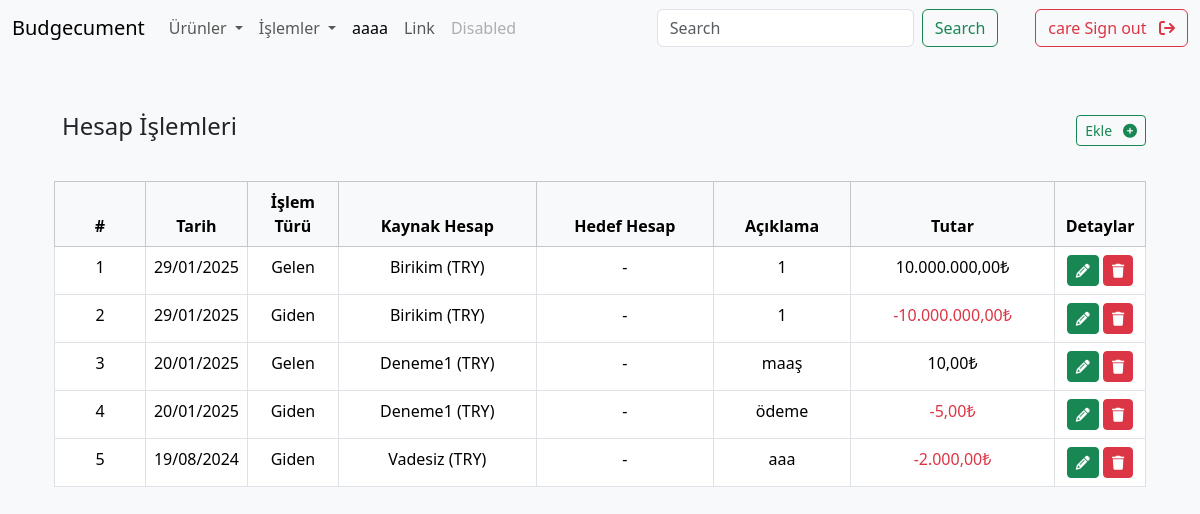
The page /bank_accounts/transactions/ (signed in) on the database as committed earlier.
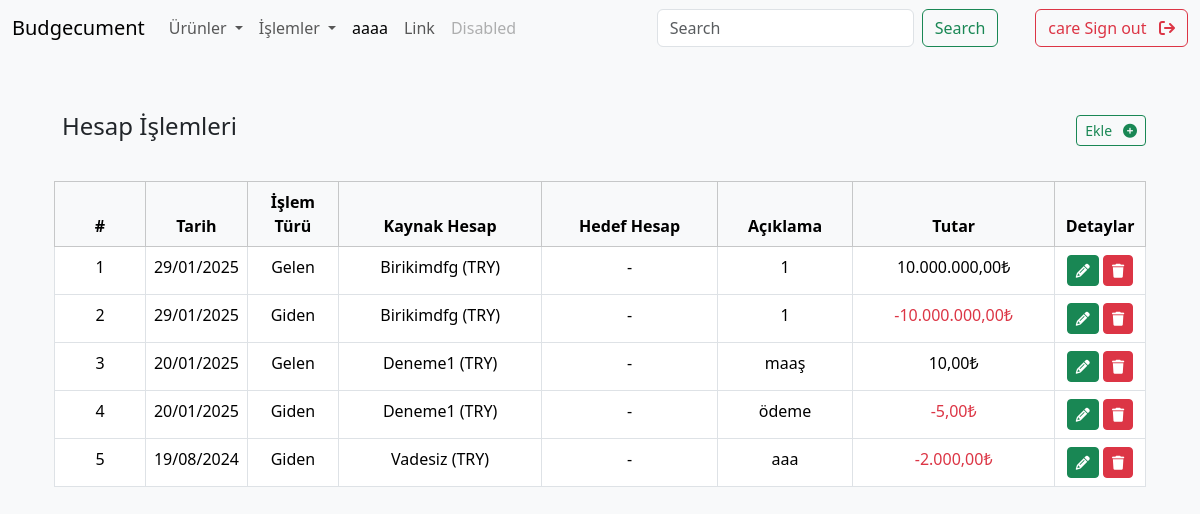
The same page on the database as committed later.
### apps/bank_accounts/models.py (models this page shows, shortened)
class Transaction(models.Model):
    TRANSACTION_TYPES = [
        ('deposit', 'Gelen'),
        ('withdraw', 'Giden'),
        ('transfer', 'Transfer'),
    ]
    uid = models.UUIDField(default=uuid.uuid4, editable=False, unique=True)
    source_account = models.ForeignKey(
        BankAccount,
        related_name='transactions',
        on_delete=models.CASCADE,
        null=True,
        blank=True
    )
    destination_account = models.ForeignKey(
        BankAccount,
        related_name='received_transactions',
        on_delete=models.CASCADE,
        null=True,
        blank=True
    )
    transaction_type = models.CharField(max_length=10, choices=TRANSACTION_TYPES)
    description = models.CharField(max_length=200)
    date = models.DateTimeField(default=timezone.now)
    amount = models.DecimalField(max_digits=10, decimal_places=2)
    amount_after_transaction = models.DecimalField(max_digits=10, decimal_places=2, null=True)
    class Meta:
        verbose_name = "İşlem"
        verbose_name_plural = "İşlemler"

class BankAccount(models.Model):
    uid = models.UUIDField(default=uuid.uuid4, editable=False, unique=True)
    name = models.CharField(max_length=100)
    bank = models.ForeignKey(BankName, on_delete=models.CASCADE)
    account_holder = models.ForeignKey(AccountHolder, on_delete=models.CASCADE)
    currency = models.ForeignKey(Currency, on_delete=models.CASCADE)
    current_balance = models.DecimalField(max_digits=10, decimal_places=2, default=0.00)
    is_active = models.BooleanField(default=True)
    def __str__(self):
        return f"{self.name} ({self.currency.code})"
    class Meta:
        verbose_name = "Banka Hesabı"
        verbose_name_plural = "Banka Hesapları"

### apps/common/models.py (models this page shows, shortened)
class Currency(models.Model):
    code = models.CharField(max_length=3, unique=True)  # ISO 4217 code
    name = models.CharField(max_length=50)
    symbol = models.CharField(max_length=10)
    class Meta:
        verbose_name = "Para Birimi"
        verbose_name_plural = "Para Birimleri"

### apps/bank_accounts/views.py (the view)
# urls.py: path('transactions/', views.TransactionListView.as_view(), name='transaction_list'),
class TransactionListView(LoginRequiredMixin, ListView):
    model = Transaction
    template_name = 'transactions/transaction_list.html'
    context_object_name = 'transactions'
    paginate_by = 20
    def get_queryset(self):
        account_holder = getattr(self.request.user, 'accountholder', None)
        return Transaction.objects.filter(
            Q(source_account__account_holder=account_holder) |
            Q(destination_account__account_holder=account_holder)
        ).select_related(
            'source_account',
            'destination_account',
            'source_account__currency',
            'destination_account__currency'
        ).order_by('-date')

### templates/transactions/transaction_list.html (shortened to what this page needs)
{% extends "base.html" %}
{% load crispy_forms_tags %}
{% block content %}
<div class="container">
    <div class="d-flex justify-content-between align-items-center">
    <h4 class="p-2">Hesap İşlemleri</h4>
    <a href="{% url 'transaction_create' %}" class="btn btn-outline-success btn-sm">Ekle &nbsp;
    <i class="fa fa-plus-circle" aria-hidden="true"></i></a>
  </div>
    <br>
  <table class="table table-hover table-bordered">
      <thead class="table-light text-center">
          <tr>
              <th scope="col" class="col-sm-1" >#</th>
              <th scope="col" class="col-sm-1">Tarih</th>
              <th scope="col" class="col-sm-1" >İşlem Türü</th>
              <th scope="col">Kaynak Hesap</th>
              <th scope="col">Hedef Hesap</th>
              <th scope="col">Açıklama</th>
              <th scope="col">Tutar</th>
              <th scope="col" class="col-sm-1">Detaylar</th>
          </tr>
      </thead>
      <tbody>
      {% if transactions %}
          {% for transaction in transactions %}
          <tr class="text-center">
              <td>{{ forloop.counter }}</td>
              <td>{{ transaction.date |date:"d/m/Y" }}</td>
              <td>{{ transaction.get_transaction_type_display }}</td>
              <td>{{ transaction.source_account }}</td>
              <td>{{ transaction.destination_account|default:"-" }}</td>
              <td>{{ transaction.description }}</td>
              <td class="{% if transaction.get_transaction_type_display == 'Giden' %}text-danger{% endif %}">{% if transaction.get_transaction_type_display == "Giden" %}-{{ transaction.amount }}{{ transaction.source_account.currency.symbol }}{% else %}{{ transaction.amount }}{{ transaction.source_account.currency.symbol }}{% endif %}</td>
              <td>
                  <a class="btn btn-success btn-sm" href="{% url 'transaction_update' transaction_uid=transaction.uid %}">
                    <i class="fas fa-pencil-alt" aria-hidden="true"></i>
                    </a>
                  <a href="#" class="btn btn-danger btn-sm" onclick="showModal('{{ transaction.uid }}',
                                                                        'Bu işlemi silmek istediğinize emin misiniz?',
                                                                         '{% url 'transaction_delete' transaction_uid=transaction.uid %}')">
                        <i class="fa fa-trash" aria-hidden="true"></i>
                    </a>
              </td>
          </tr>
          {% endfor %}
      {% else %}
            <tr>
                <td colspan="8">İşlem bulunamadı.</td>
            </tr>
        {% endif %}
      </tbody>
  </table>
</div>
{% endblock %}

Rows that differ between the two databases and show on the page:
changed through a linked row, Transaction (number 1 of 5 on the later page): source_account "Birikim (TRY)" → "Birikimdfg (TRY)"
changed through a linked row, Transaction (number 2 of 5 on the later page): source_account "Birikim (TRY)" → "Birikimdfg (TRY)"
